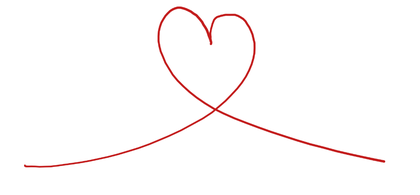
%> input picture Software/image.png, 420 x 195 px, shrunk from 1012 x 471 before the run
$ octave main.m   (GNU Octave 9; MATLAB toolbox functions it lacks are replaced by stand-ins)
%> lines starting %> are read from the running program, lines starting %| are printed output that depends on the picture; in (x1, y1, x2, y2) boxes, pixels count from 0 and x2, y2 are one past the last pixel; in counts of white or black regions, pixels touching at a corner belong together; the program's own positions count from 1
### Software/motion.m
function coordinatesMatrix = motion(inputText, fontSize, fontName, fontStyle, thinOption)
%> called with inputText = 0, fontSize = 60, fontName = 'Arial', fontStyle = 'normal', thinOption = true
    % Parameters
    thinning = thinOption;  % Reduce to skeleton; turn off for images
    xOffset = 19; % [16 to 19] cm
    scaleFactor = 1;  % Initial scale factor; untuned
    pauseTime = 0.001;  % Time delay between each movement (seconds)
    debug = false;  % Hide animations?
    spherical = true; % Print fisheyed or planar (false)?
    jerk = 3; % Magnitude of jerkiness; reduces fidelity to compensate for position control and jerky movements

    % Create image from text if not uploading an image
    if ~inputText == 0 % Enter 0 for using an image and not text
        % Styles: normal, bold
        % Font size (ideally 40+) increases number of coordinates and text resolution (dpi).
            % Reduce font size if text is getting truncated
        createTextImage(inputText, fontSize, 10, 10, 'image.png', fontName, fontStyle);
    end

    % Load and process the image
    img = imread('image.png');         % Load image
%> img is the input picture: size 195x420x3 uint8; mean R, G, B 253.9, 250.9, 250.9
    grayImg = rgb2gray(img);           % Convert to grayscale
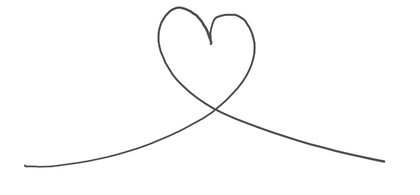
%> grayImg: size 195x420 uint8; min 56, max 255, mean 251.8
    binaryImg = imbinarize(grayImg);   % Binarize the image
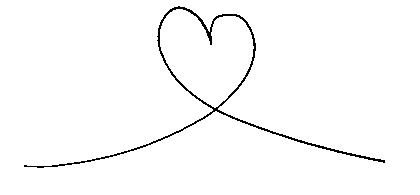
%> binaryImg: size 195x420 logical; 98.2% white; black in thin lines or dots, all inside (x1, y1, x2, y2) = (24, 6, 385, 168)
    binaryImg = ~binaryImg;            % Invert (black text on white)

    % Remove edge artifacts and small noise
    binaryImg = imclearborder(binaryImg);  % Clear objects connected to the image border
    binaryImg = bwareaopen(binaryImg, 10); % Remove small objects (noise)

    % Identify connected components (each letter or shape)
    cc = bwconncomp(binaryImg);  % Find connected components (letters)
%> cc = 1 connected component
    coordinatesMatrix = [];  % Initialize coordinates matrix
    maxY = size(binaryImg, 1) * scaleFactor;  % Flip Y-coordinates based on image height
%> maxY = 195

    % Set up the animation
    figure;
    hold on;
    axis equal;
    axis off;
    xlim([0, size(binaryImg, 2) * scaleFactor]);
    ylim([0, size(binaryImg, 1) * scaleFactor]);
    set(gcf, 'Color', 'w');

    % Loop through each connected component
    for i = 1:cc.NumObjects
        % Create a mask for the current connected component
        componentMask = false(size(binaryImg));
        componentMask(cc.PixelIdxList{i}) = true;

        % Extract boundaries for this component (outer and inner boundaries)
        componentBoundaries = bwboundaries(componentMask, 'holes');  % Include inner holes

        % Optional thinning
        if thinning
            thinnedImg = bwmorph(binaryImg, 'thin', Inf); % Skeletonize the binary image

            % Retain components with area between 1 and 10 pixels (adjust thresholds as needed)
            dotMask = bwareaopen(thinnedImg, 1) & ~bwareaopen(thinnedImg, 10);

            % Prune small spurs (short branches)
            prunedImg = bwmorph(thinnedImg, 'spur', 5); % Removes branches shorter than 5 pixels

            % Combine the pruned image with preserved dots
            thinnedImg = prunedImg | dotMask;

            % Extract contours (without holes, due to thickness)
            componentBoundaries = bwboundaries(thinnedImg, 'noholes'); % Get only outer boundaries
        end

        % Draw all boundaries for this letter/component
        for k = 1:length(componentBoundaries)
            boundary = componentBoundaries{k};
            scaledBoundary = boundary * scaleFactor;

            scaledBoundary = removeUnnecessaryRetraces(scaledBoundary);

            % "Lift pen" before moving to the start of a new boundary
            if k > 1
                if thinning
                    disp('Next component')
                    coordinatesMatrix = [coordinatesMatrix; NaN NaN NaN];
                else
                    disp('Inner boundary')
                    coordinatesMatrix = [coordinatesMatrix; NaN NaN NaN];
                end
                xPenUp = scaledBoundary(1, 2);
                yPenUp = maxY - scaledBoundary(1, 1);
                coordinatesMatrix = [coordinatesMatrix; xPenUp, yPenUp, 0];
            end

            % Draw and store the current boundary points
            for pointIndex = 1:size(scaledBoundary, 1) - 1
                x1 = scaledBoundary(pointIndex, 2);
                y1 = maxY - scaledBoundary(pointIndex, 1);
                x2 = scaledBoundary(pointIndex + 1, 2);
                y2 = maxY - scaledBoundary(pointIndex + 1, 1);

                % Append the current point to the coordinates matrix
                % disp('Light on')
                if isnan(x1)
                    coordinatesMatrix = [coordinatesMatrix; x1, y1, NaN];
                else
                    coordinatesMatrix = [coordinatesMatrix; x1, y1, 0];
                end

                % Animate the drawing; uncomment to see trace cursor
                if ~debug
                    plot([x1, x2], [y1, y2], 'k-', 'LineWidth', 2);
                    %currentPoint = plot(x1, y1, 'ro', 'MarkerSize', 6, 'MarkerFaceColor', 'r'); % Cursor point
                    drawnow;
                    pause(pauseTime);
                    %delete(currentPoint); % Remove the cursor
                end
            end
        end

        disp('Next component / End')
        coordinatesMatrix = [coordinatesMatrix; NaN NaN NaN];

        if thinning
            break % Force exit if there are no "components"
        end
    end
%> this loop made 1 pass
%| Next component / End
%> pass 1, in motion, `thinnedImg = bwmorph(binaryImg, 'thin', Inf);`:
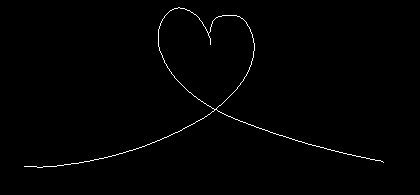
%> thinnedImg: size 195x420 logical; 0.8% white in thin lines or dots, all inside (x1, y1, x2, y2) = (24, 7, 384, 168)
%> after the loop, coordinatesMatrix = 646 rows, first 12: [25 28 0; 26 28 0; 27 28 0; 28 28 0; 29 28 0; 30 28 0; 31 28 0; 32 28 0; 33 28 0; 34 28 0; 35 28 0; 36 28 0]

    % Reorganize to print on yz plane
    temp = coordinatesMatrix(:, 1:2);
%> temp = 646 rows, first 12: [25 28; 26 28; 27 28; 28 28; 29 28; 30 28; 31 28; 32 28; 33 28; 34 28; 35 28; 36 28]
    coordinatesMatrix(:, 1) = coordinatesMatrix(:, 3);
    coordinatesMatrix(:, 2:3) = temp;

    % Offset and rescale coordinates
    max_Y_len = max(coordinatesMatrix(:, 2)) - min(coordinatesMatrix(:, 2))
%> max_Y_len = 358
    max_Z_len = max(coordinatesMatrix(:, 3)) - min(coordinatesMatrix(:, 3))
%> max_Z_len = 160
    constrainingDim = max(max_Y_len, max_Z_len);
%> constrainingDim = 358

    if spherical
        lim = 1;
    else
        lim = 0.8; % 80% downsize to reduce edge warping
    end

    scaleFactor = scaleFactor * (xOffset - 1) * lim / constrainingDim
%> scaleFactor = 0.0503

    coordinatesMatrix = scaleFactor * coordinatesMatrix;
%> coordinatesMatrix = 646 rows, first 12: [0 1.26 1.41; 0 1.31 1.41; 0 1.36 1.41; 0 1.41 1.41; 0 1.46 1.41; 0 1.51 1.41; 0 1.56 1.41; 0 1.61 1.41; 0 1.66 1.41; 0 1.71 1.41; 0 1.76 1.41; 0 1.81 1.41]

    noNaN = rmmissing(coordinatesMatrix);
%> noNaN = 644 rows, first 12: [0 1.26 1.41; 0 1.31 1.41; 0 1.36 1.41; 0 1.41 1.41; 0 1.46 1.41; 0 1.51 1.41; 0 1.56 1.41; 0 1.61 1.41; 0 1.66 1.41; 0 1.71 1.41; 0 1.76 1.41; 0 1.81 1.41]

    mids = min(noNaN) + (max(noNaN) - min(noNaN)) / 2;
%> mids = [0 10.26 5.38]

    yOffset = -mids(2);
%> yOffset = -10.26
    zOffset = -mids(3);
%> zOffset = -5.38

    coordinatesMatrix(:, 1) = coordinatesMatrix(:, 1) + xOffset;
    coordinatesMatrix(:, 2) = coordinatesMatrix(:, 2) + yOffset;
    coordinatesMatrix(:, 3) = coordinatesMatrix(:, 3) + zOffset + max(coordinatesMatrix(:, 3) + zOffset);

    % Reduction
    if jerk > 0
        coordinatesMatrix = pointReduction(coordinatesMatrix, jerk);
    end

    if debug
        plot(coordinatesMatrix(:, 2), coordinatesMatrix(:, 3), '.-', 'LineWidth', 2); % Plotting on yz graph
        xlim([min(coordinatesMatrix(:, 2)) max(coordinatesMatrix(:, 2))]);
        ylim([min(coordinatesMatrix(:, 3)) max(coordinatesMatrix(:, 3))]); % y axis plots physical z coordinates
        disp(['ylim: ', num2str([min(coordinatesMatrix(:, 2)) max(coordinatesMatrix(:, 2))])])
        disp(['zlim: ', num2str([min(coordinatesMatrix(:, 3)) max(coordinatesMatrix(:, 3))])])
    end

    % Add z-offset (link 1 length)
    zOffset = 16;
    coordinatesMatrix(:, 3) = coordinatesMatrix(:, 3) + zOffset;

    % coordinatesMatrix contains all the final coordinate output values in sequential order relative to the base frame origin
end

function filtered = pointReduction(arr, jerk)
%> called with jerk = 3
    % Logical array to identify rows with [NaN NaN NaN]
    is_nan_row = all(isnan(arr), 2);
%> is_nan_row = 646 logical values, 2 true

    % % Logical array for alternating rows
    % alternating_rows = false(size(arr, 1), 1);
    % alternating_rows(1:1+jerk:end) = true; % Mark every other row
    %
    % % Combine conditions: keep rows that are either NaN or not part of alternating rows
    % rows_to_keep = is_nan_row | ~alternating_rows;

    % Create a logical mask for rows to keep
    rows_to_keep = false(size(arr, 1), 1);
%> rows_to_keep = 646 logical values, 0 true
    counter = 1;

    % Iterate through rows and decide which to keep
    while counter <= size(arr, 1)
        % Keep the current row
        rows_to_keep(counter) = true;

        % Skip the specified number of rows to remove
        counter = counter + jerk + 1;
    end
%> this loop made 162 passes
%> counter on passes 1 to 3: 5, 9, 13
%> after the loop, counter = 649; rows_to_keep = 646 logical values, 162 true

    % Combine conditions: keep rows with [NaN NaN NaN] or rows marked to keep
    rows_to_keep = is_nan_row | rows_to_keep;
%> rows_to_keep = 646 logical values, 164 true

    % Filter the matrix
    filtered = arr(rows_to_keep, :);
%> filtered = 164 rows, first 12: [19 -9 0.0503; 19 -8.8 0.0503; 19 -8.6 0.0503; 19 -8.4 0.0503; 19 -8.2 0; 19 -7.99 0.0503; 19 -7.79 0.0503; 19 -7.59 0.0503; 19 -7.39 0.0503; 19 -7.19 0.101; 19 -6.99 0.151; 19 -6.79 0.151]
end

% [73 lines left out: functions removeUnnecessaryRetraces, createTextImage, not called in this run]

### Software/inverseKinematics.m
function [angles] = inverseKinematics(posMat, link_params, current_config)
    % Inputs:
        % Desired transformation matrix (HTM) of end effector wrt. the base
        % Link parameters (link lengths in this case)
        % Current_config: Current joint configuration of the arm [theta1, theta2, theta3, theta4] in degrees

    % Output:
        % Theta angles in degrees

    % Notes:
        % Design link lengths such that (a3 * cos(theta3) + a2) != 0

    %% Input Processing
    % Position vector
    P = [posMat(1) posMat(2) posMat(3)]; % [x y z]

    % Rotation matrix
    r = findRotMat(P);

    % Link parameters; no change by default (escape character: -1)
    try link_params == -1;
        link_params = [15 15 15 4]; % [a1 a2 a3 a4]
    end

    % Assign link parameters
    a1 = link_params(1);
    a2 = link_params(2);
    a3 = link_params(3);
    a4 = link_params(4);

    % HTM
    A = [r(1, 1) r(1, 2) r(1, 3) P(1);
         r(2, 1) r(2, 2) r(2, 3) P(2);
         r(3, 1) r(3, 2) r(3, 3) P(3);
         0       0       0       1];

    a1 = link_params(1);
    a2 = link_params(2);
    a3 = link_params(3);
    a4 = link_params(4);

    current_config = current_config * pi / 180;

    %% Singularity Check
    singularity_tolerance = 1e-6;
    if abs(a3*cos(0) + a2) < singularity_tolerance
        error('Singularity detected: a3*cos(theta3) + a2 is near zero. Adjust link parameters or avoid this configuration.');
    end

    %% Solving for Angles
    % Solve for theta1
    t1 = atan2(A(1,3), -A(2,3));

    % Solve for theta2+theta3+theta4
    t234 = atan2(A(3,1), A(3,2));
    cost_234 = A(3,2);
    sint_234 = A(3,1);

    % Solve for theta3
    store0 = cos(t1);
    if(abs(store0) <= singularity_tolerance)
        term1 = A(2,4)/sin(t1);
    else
        term1 = A(1,4)/cos(t1);
    end

    alpha = term1 - a4*cost_234;
    beta = A(3,4) - a1 - a4*sint_234;

    cost_3 = ((alpha^2+beta^2)-(a3^2+a2^2))/(2*a2*a3);
    sint_3 = [sqrt(1-(cost_3)^2);...
             -sqrt(1-(cost_3)^2)];

    store1 = sint_3(1,1);

    if(store1 ~= 0)
        t3 = atan2(sint_3,cost_3); % column vector
    else
        t3 = atan2(store1,cost_3); % scalar
    end

    % Solve for theta2
    t2 = [];
    if(store1 ~= 0)
        M = a3 * cost_3 + a2;
        for i = 1:2  % i corresponds to each theta3
            N(i,1) = a3*sint_3(i,1); % NOTE: M is a scalar but N is a vector
            matr = [M N(i,1);-N(i,1) M];
            vec =[beta;alpha];
            soln = inv(matr)*vec;
            sin_term = soln(1,1); cos_term= soln(2,1);
            t2_out = atan2(sin_term,cos_term);
            t2 = [t2; t2_out]; % t2 is a vector, each row corr. particular theta3
        end
    else
        t2 = atan2(beta,alpha); % t2 is a scalar
    end

    % Solve for theta 4
    t4 = t234-(t3+t2);
    % roll off t4 between 0 deg and +/-180 deg
    t4 = mod(t4 + pi, 2*pi) - pi;

    %% Cost Minimization; Solution Selection
    paths = [];
    for i = 1:length(t2)
        paths = [paths; [t1, t2(i), t3(i), t4(i)]];
    end

    costs = zeros(size(paths, 1), 1);
    for i = 1:size(paths, 1)
        costs(i) = norm(paths(i, :) - current_config); % Euclidean distance
        % disp("Optimizing...")
    end
    [~, best_path_idx] = min(costs);
    best_path = paths(best_path_idx, :);

    %% Output Processing
    angles = best_path * 180 / pi; % Return the best path in degrees
end

% T0_tool=
% [cos(t2 + t3 + t4)*cos(t1), -sin(t2 + t3 + t4)*cos(t1),  sin(t1), cos(t1)*(a3*cos(t2 + t3) + a2*cos(t2) + a4*cos(t2 + t3 + t4))]
% [cos(t2 + t3 + t4)*sin(t1), -sin(t2 + t3 + t4)*sin(t1), -cos(t1), sin(t1)*(a3*cos(t2 + t3) + a2*cos(t2) + a4*cos(t2 + t3 + t4))]
% [        sin(t2 + t3 + t4),          cos(t2 + t3 + t4),        0,      a1 + a3*sin(t2 + t3) + a2*sin(t2) + a4*sin(t2 + t3 + t4)]
% [                        0,                          0,        0,                                                             1]

### Software/findRotMat.m
function rotation_matrix = findRotMat(arr)

    debug = false;

    if debug
        % Prompt the user for a point on the planar surface
        disp('Enter a point on the plane (x ∈ [16, 19], y ∈ [-x, x], z ∈ [0, x]):');
        x_input = input('x-coordinate: ');
        y_input = input('y-coordinate: ');
        z_input = input('z-coordinate: ');

        % Validate the input point
        if ~((x_input <= 19 && x_input >= 16) && (y_input <= x_input && y_input >= -x_input) && (z_input <= x_input && z_input >= 0))
            error('Point is not on the planar surface. Please try again.');
        end
    else
        y_input = arr(2);
        z_input = arr(3);
        x_input = arr(1);
    end

    % Define the vertices of the planar surface
    vertices = [-x_input, x_input, x_input;
                 x_input, x_input, x_input;
                -x_input,  0, x_input;
                 x_input,  0, x_input];

    % Define the point and vector from the origin
    point_on_plane = [x_input, y_input, z_input];
    vector = point_on_plane - [0, 0, 0];
    unit_vector = vector / norm(vector); % Normalize the vector

    % Compute the rotation matrix to align the new X-axis with the vector
    % Step 1: The new X-axis is the direction of the vector
    new_x = unit_vector;

    % Step 2: Determine a perpendicular vector for the new Y-axis
    % Arbitrary cross-product with a reference vector to find a perpendicular vector
    if abs(new_x(1)) < abs(new_x(2)) && abs(new_x(1)) < abs(new_x(3))
        ref_vector = [1, 0, 0];
    else
        ref_vector = [0, 0, 1];
    end
    new_y = cross(new_x, ref_vector);
    new_y = new_y / norm(new_y); % Normalize the new Y-axis

    % Step 3: Determine the new Z-axis as perpendicular to both new X and Y
    new_z = cross(new_x, new_y);

    % Step 4: Construct the rotation matrix with manual 90 degree rotation about x'
    rotation_matrix = [new_x; new_y; new_z]' * [1 0 0; 0 0 -1; 0 1 0] * [1 0 0; 0 -1 0; 0 0 -1];

    if debug
        % Extract angles for reference
        theta_x = atan2(rotation_matrix(3, 2), rotation_matrix(3, 3));
        theta_y = atan2(-rotation_matrix(3, 1), sqrt(rotation_matrix(3, 2)^2 + rotation_matrix(3, 3)^2));
        theta_z = atan2(rotation_matrix(2, 1), rotation_matrix(1, 1));

        % Display the resulting rotation matrix
        disp('Rotation Matrix to align X-axis with vector:');
        disp(rotation_matrix);

        % Display angles for rotations
        disp(['Rotation about X-axis: ', num2str(theta_x * (180/pi)), ' degrees']);
        disp(['Rotation about Y-axis: ', num2str(theta_y * (180/pi)), ' degrees']);
        disp(['Rotation about Z-axis: ', num2str(theta_z * (180/pi)), ' degrees']);

        % 3D Plot Visualization
        figure;
        hold on;
        grid on;
        axis equal;
        xlabel('X-axis');
        ylabel('Y-axis');
        zlabel('Z-axis');
        title('3D Rotation and Vector Visualization');

        % Plot the planar surface
        fill3(vertices([1, 2, 4, 3], 3), vertices([1, 2, 4, 3], 1), vertices([1, 2, 4, 3], 2), ... % Swap Y and Z
              'cyan', 'FaceAlpha', 0.3);

        % Plot the vector from origin to the input point
        quiver3(0, 0, 0, vector(1), vector(2), vector(3), 0, 'r', 'LineWidth', 2, 'MaxHeadSize', 2);
        text(vector(1), vector(2), vector(3), 'Input Vector', 'FontSize', 12, 'Color', 'r');

        % Plot the original coordinate axes
        quiver3(0, 0, 0, 10, 0, 0, 0, 'k', 'LineWidth', 1); % X-axis
        text(10, 0, 0, 'X', 'FontSize', 12);
        quiver3(0, 0, 0, 0, 10, 0, 0, 'k', 'LineWidth', 1); % Y-axis (was Z)
        text(0, 10, 0, 'Y', 'FontSize', 12);
        quiver3(0, 0, 0, 0, 0, 10, 0, 'k', 'LineWidth', 1); % Z-axis (was Y)
        text(0, 0, 10, 'Z', 'FontSize', 12);

        % Plot the rotated coordinate axes at the tip of the vector
        tip = vector; % Translate axes to the vector's endpoint
        rotated_x = rotation_matrix * [10; 0; 0];
        rotated_y = rotation_matrix * [0; 10; 0];
        rotated_z = rotation_matrix * [0; 0; 10];

        quiver3(tip(1), tip(2), tip(3), ...
                rotated_x(1), rotated_x(2), rotated_x(3), 0, 'b', 'LineWidth', 1); % Rotated X-axis
        text(tip(1) + rotated_x(1), tip(2) + rotated_x(2), tip(3) + rotated_x(3), ...
             'X''', 'FontSize', 12, 'Color', 'b');

        quiver3(tip(1), tip(2), tip(3), ...
                rotated_y(1), rotated_y(2), rotated_y(3), 0, 'g', 'LineWidth', 1); % Rotated Y-axis
        text(tip(1) + rotated_y(1), tip(2) + rotated_y(2), tip(3) + rotated_y(3), ...
             'Y''', 'FontSize', 12, 'Color', 'g');

        quiver3(tip(1), tip(2), tip(3), ...
                rotated_z(1), rotated_z(2), rotated_z(3), 0, 'm', 'LineWidth', 1); % Rotated Z-axis
        text(tip(1) + rotated_z(1), tip(2) + rotated_z(2), tip(3) + rotated_z(3), ...
             'Z''', 'FontSize', 12, 'Color', 'm');

        % Enable 3D rotation
        rotate3d on;

        hold off;
    end
end

### Software/main.m
clc
clear all
close all

coordinatesMatrix = motion(0, 60, 'Arial', 'normal', true)
%> in motion, `coordinatesMatrix = pointReduction(coordinatesMatrix, jerk);`: coordinatesMatrix has the same summary as filtered in pointReduction
%> coordinatesMatrix = 164 rows, first 12: [19 -9 16.05; 19 -8.8 16.05; 19 -8.6 16.05; 19 -8.4 16.05; 19 -8.2 16; 19 -7.99 16.05; 19 -7.79 16.05; 19 -7.59 16.05; 19 -7.39 16.05; 19 -7.19 16.1; 19 -6.99 16.15; 19 -6.79 16.15]

currentConfig = [0 0 0 0]; % Initial position

for i = [1:height(coordinatesMatrix)]
    if isnan(coordinatesMatrix(i))
        anglesMat(i, :) = [NaN NaN NaN NaN];
    else
        %anglesMat(i, :) = inverseKinematics_bounded(coordinatesMatrix(i, :), -1, currentConfig);
        anglesMat(i, :) = inverseKinematics(coordinatesMatrix(i, :), -1, currentConfig);
        currentConfig = anglesMat(i, :);
    end
end
%> this loop made 164 passes
%> (r in inverseKinematics, current_config in inverseKinematics) on passes 2 to 4: ([0.72 -0.552 -0.42; -0.334 0.256 -0.907; 0.608 0.794 0], [-0.442 -1.01 1.86 -0.203]), ([0.722 -0.556 -0.412; -0.327 0.251 -0.911; 0.61 0.792 0], [-0.434 -1.01 1.87 -0.203]), ([0.724 -0.559 -0.404; -0.32 0.247 -0.915; 0.611 0.791 0], [-0.425 -1.02 1.88 -0.204])
%> (r in inverseKinematics, t1 in inverseKinematics) on pass 1: ([0.718 -0.548 -0.428; -0.34 0.26 -0.904; 0.607 0.795 0], -0.442)
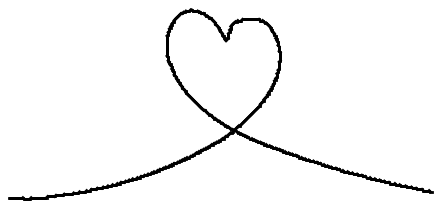
%> figure redrawn from the program's plot data

%simulation_new(anglesMat, [15 15 15 4])
